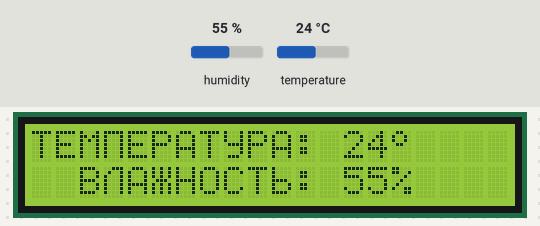
The sketch below on a simulated Arduino Uno, built with avr-gcc and run on an emulated ATmega328P. Shown: 20×2 character LCD. Inputs (shaded band) come from the test bench; at power-on: humidity 55 %, temperature 24 °C. What the sketch prints to the serial monitor is not drawn.

Above: at 1.3 s.
1.4 s: humidity set to 22 %
At 3.2 s:
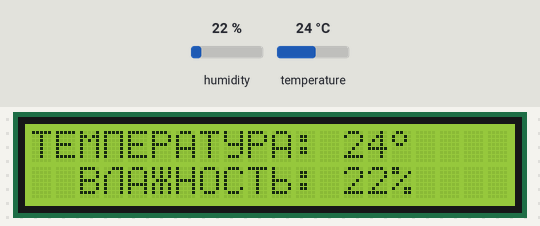
4.2 s: temperature set to 12 °C
At 5.3 s:
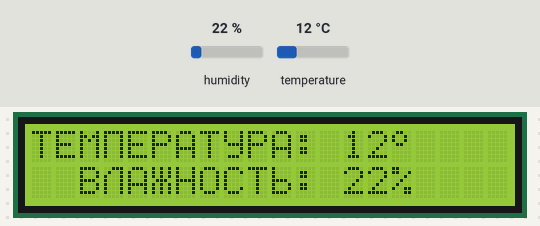
7.0 s: humidity set to 40 %
At 9.6 s:
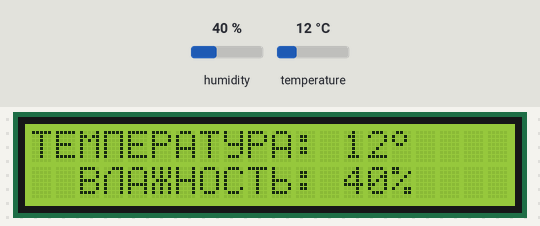
9.9 s: temperature set to 19 °C
At 11.9 s:
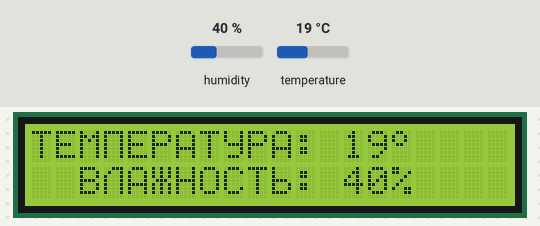
Timing chart, 0 to 13.4 s (numbered marks = the images above; inputs shaded):
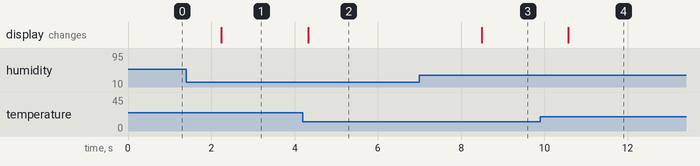

Measured:
- after the input at 1.4 s, the display: changes after 0.84 s (image 1)
- after the input at 4.2 s, the display: changes after 0.13 s (image 2)
- after the input at 7.0 s, the display: changes after 1.5 s (image 3)
- after the input at 9.9 s, the display: changes after 0.68 s (image 4)

The sketch:

LCD-DHT11.ino
```cpp
// ИСТОЧНИК: РОБОТЕХНИКА18.РФ

#include <Wire.h>                 // библиотека для протокола IIC
#include <LiquidCrystal_I2C.h>    // подключаем библиотеку LCD IIC
LiquidCrystal_I2C lcd(0x27,20,2); // присваиваем имя lcd для дисплея

#include "DHT.h"   // подключаем библиотеку для DHT11
DHT dht(2, DHT11); // к какому порту подключаем датчик

// создаем символ градуса и присваиваем имя "gradus"
byte gradus[8] = {
0b01100,
0b10010,
0b10010,
0b01100,
0b00000,
0b00000,
0b00000,
0b00000
};

// создаем русскую букву "П"
byte P[8] = {
0b11111,
0b10001,
0b10001,
0b10001,
0b10001,
0b10001,
0b10001,
0b00000
};

// создаем русскую букву "У"
byte Y[8] = {
0b10001,
0b10001,
0b10001,
0b01111,
0b00001,
0b00001,
0b01110,
0b00000
};

// создаем русскую букву "Л"
byte L[8] = {
0b00111,
0b01001,
0b10001,
0b10001,
0b10001,
0b10001,
0b10001,
0b00000
};

// создаем русскую букву "Ж"
byte ZH[8] = {
0b10101,
0b10101,
0b10101,
0b01110,
0b10101,
0b10101,
0b10101,
0b00000
};

// создаем русскую букву "Ь"
byte znak[8] = {
0b10000,
0b10000,
0b10000,
0b11110,
0b10001,
0b10001,
0b11110,
0b00000
};

void setup() {
  Serial.begin(9600); // запуск последовательного порта
  lcd.init();         // инициализация LCD дисплея
  lcd.backlight();    // включение подсветки дисплея

  lcd.createChar(1, gradus);
  lcd.createChar(2, P);
  lcd.createChar(3, Y);
  lcd.createChar(4, L);
  lcd.createChar(5, ZH);
  lcd.createChar(6, znak);
}

void loop() {
  // если нужны точные значение, то используйте float, вместо byte
  byte h = dht.readHumidity();    // считываем значение температуры
  byte t = dht.readTemperature(); // считываем значение влажности

  Serial.print("Temperature: ");
  Serial.println(t);   // отправляем значение температуры на монитор

  Serial.print("Humidity: ");
  Serial.println(h);   // отправляем значение температуры на монитор

  Serial.println(" "); // пустая строка

  lcd.setCursor(0,0);  // ставим курсор на 1 символ первой строки
  lcd.print("TEM");    // используем латинские буквы
  lcd.print(char(2));  // выводим русскую букву "П"
  lcd.print("EPAT");   // используем латинские буквы
  lcd.print(char(3));  // выводим русскую букву "У"
  lcd.print("PA: ");   // используем латинские буквы
  lcd.print(t);        // выводим значение температуры на LCD
  lcd.print(char(1));  // выводим знак градуса

  lcd.setCursor(2,1);  // ставим курсор на 3 символ второй строки
  lcd.print("B");      // используем латинские буквы
  lcd.print(char(4));  // выводим русскую букву "Л"
  lcd.print("A");      // используем латинские буквы
  lcd.print(char(5));  // выводим русскую букву "Ж"
  lcd.print("HOCT");   // используем латинские буквы
  lcd.print(char(6));  // выводим русскую букву "Ь"
  lcd.print(": ");     // используем латинские буквы
  lcd.print(h);        // выводим значение влажности на LCD
  lcd.print("%");      // выводим знак процент

  delay(1000);
}
```
